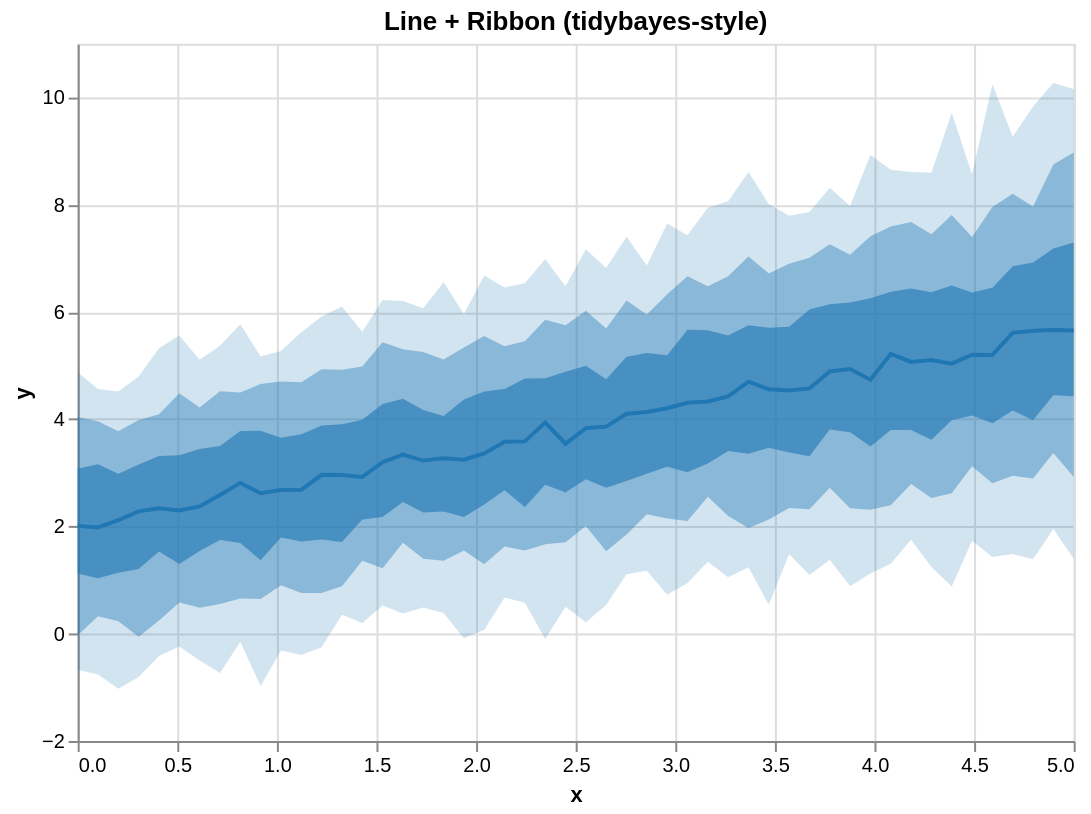

Write a Vega-Lite specification for this figure.
### Vega-Lite specification from a JSON file in a GitHub repository (floating-point values rounded to 4 significant figures)
{"$schema": "https://vega.github.io/schema/vega-lite/v5.json", "height": 350, "layer": [{"encoding": {"x": {"field": "x", "type": "quantitative"}, "y2": {"field": "hi_0_95_"}, "y": {"field": "lo_0_95_", "title": "y", "type": "quantitative"}}, "mark": {"line": false, "fill": "#1f77b4", "type": "area", "opacity": 0.2}}, {"encoding": {"x": {"field": "x", "type": "quantitative"}, "y2": {"field": "hi_0_8_"}, "y": {"field": "lo_0_8_", "title": "y", "type": "quantitative"}}, "mark": {"line": false, "fill": "#1f77b4", "type": "area", "opacity": 0.4}}, {"encoding": {"x": {"field": "x", "type": "quantitative"}, "y2": {"field": "hi_0_5_"}, "y": {"field": "lo_0_5_", "title": "y", "type": "quantitative"}}, "mark": {"line": false, "fill": "#1f77b4", "type": "area", "opacity": 0.6}}, {"encoding": {"x": {"field": "x", "type": "quantitative"}, "y": {"field": "__median__", "type": "quantitative"}}, "mark": {"color": "#1f77b4", "strokeWidth": 2, "type": "line"}}], "data": {"values": [{"lo_0_8_": -0.02956, "lo_0_95_": -0.67, "hi_0_8_": 4.044, "x": 0.0, "__median__": 2.011, "hi_0_5_": 3.079, "hi_0_95_": 4.874, "lo_0_5_": 1.126}, {"lo_0_8_": 0.3282, "lo_0_95_": -0.7582, "hi_0_8_": 3.964, "x": 0.102, "__median__": 1.982, "hi_0_5_": 3.163, "hi_0_95_": 4.563, "lo_0_5_": 1.037}, {"lo_0_8_": 0.2332, "lo_0_95_": -1.026, "hi_0_8_": 3.774, "x": 0.2041, "__median__": 2.119, "hi_0_5_": 2.983, "hi_0_95_": 4.516, "lo_0_5_": 1.136}, {"lo_0_8_": -0.05709, "lo_0_95_": -0.8054, "hi_0_8_": 3.986, "x": 0.3061, "__median__": 2.283, "hi_0_5_": 3.155, "hi_0_95_": 4.798, "lo_0_5_": 1.206}, {"lo_0_8_": 0.2453, "lo_0_95_": -0.4133, "hi_0_8_": 4.092, "x": 0.4082, "__median__": 2.339, "hi_0_5_": 3.313, "hi_0_95_": 5.323, "lo_0_5_": 1.532}, {"lo_0_8_": 0.5807, "lo_0_95_": -0.2377, "hi_0_8_": 4.487, "x": 0.5102, "__median__": 2.3, "hi_0_5_": 3.328, "hi_0_95_": 5.561, "lo_0_5_": 1.301}, {"lo_0_8_": 0.4828, "lo_0_95_": -0.4999, "hi_0_8_": 4.217, "x": 0.6122, "__median__": 2.375, "hi_0_5_": 3.444, "hi_0_95_": 5.108, "lo_0_5_": 1.542}, {"lo_0_8_": 0.5549, "lo_0_95_": -0.7337, "hi_0_8_": 4.521, "x": 0.7143, "__median__": 2.589, "hi_0_5_": 3.499, "hi_0_95_": 5.369, "lo_0_5_": 1.749}, {"lo_0_8_": 0.6554, "lo_0_95_": -0.1475, "hi_0_8_": 4.497, "x": 0.8163, "__median__": 2.813, "hi_0_5_": 3.779, "hi_0_95_": 5.771, "lo_0_5_": 1.691}, {"lo_0_8_": 0.6484, "lo_0_95_": -0.9746, "hi_0_8_": 4.655, "x": 0.9184, "__median__": 2.621, "hi_0_5_": 3.787, "hi_0_95_": 5.168, "lo_0_5_": 1.372}, {"lo_0_8_": 0.9026, "lo_0_95_": -0.3135, "hi_0_8_": 4.703, "x": 1.02, "__median__": 2.68, "hi_0_5_": 3.654, "hi_0_95_": 5.275, "lo_0_5_": 1.796}, {"lo_0_8_": 0.7598, "lo_0_95_": -0.3959, "hi_0_8_": 4.687, "x": 1.122, "__median__": 2.683, "hi_0_5_": 3.72, "hi_0_95_": 5.622, "lo_0_5_": 1.719}, {"lo_0_8_": 0.7604, "lo_0_95_": -0.2527, "hi_0_8_": 4.933, "x": 1.224, "__median__": 2.963, "hi_0_5_": 3.884, "hi_0_95_": 5.914, "lo_0_5_": 1.757}, {"lo_0_8_": 0.8875, "lo_0_95_": 0.3523, "hi_0_8_": 4.922, "x": 1.327, "__median__": 2.958, "hi_0_5_": 3.909, "hi_0_95_": 6.102, "lo_0_5_": 1.712}, {"lo_0_8_": 1.362, "lo_0_95_": 0.2012, "hi_0_8_": 4.985, "x": 1.429, "__median__": 2.925, "hi_0_5_": 3.992, "hi_0_95_": 5.629, "lo_0_5_": 2.13}, {"lo_0_8_": 1.224, "lo_0_95_": 0.5253, "hi_0_8_": 5.436, "x": 1.531, "__median__": 3.199, "hi_0_5_": 4.284, "hi_0_95_": 6.224, "lo_0_5_": 2.177}, {"lo_0_8_": 1.697, "lo_0_95_": 0.3773, "hi_0_8_": 5.305, "x": 1.633, "__median__": 3.342, "hi_0_5_": 4.382, "hi_0_95_": 6.203, "lo_0_5_": 2.458}, {"lo_0_8_": 1.397, "lo_0_95_": 0.4894, "hi_0_8_": 5.253, "x": 1.735, "__median__": 3.229, "hi_0_5_": 4.174, "hi_0_95_": 6.069, "lo_0_5_": 2.262}, {"lo_0_8_": 1.36, "lo_0_95_": 0.3857, "hi_0_8_": 5.116, "x": 1.837, "__median__": 3.271, "hi_0_5_": 4.06, "hi_0_95_": 6.553, "lo_0_5_": 2.279}, {"lo_0_8_": 1.551, "lo_0_95_": -0.08213, "hi_0_8_": 5.336, "x": 1.939, "__median__": 3.245, "hi_0_5_": 4.367, "hi_0_95_": 5.962, "lo_0_5_": 2.178}, {"lo_0_8_": 1.296, "lo_0_95_": 0.07713, "hi_0_8_": 5.551, "x": 2.041, "__median__": 3.361, "hi_0_5_": 4.515, "hi_0_95_": 6.679, "lo_0_5_": 2.412}, {"lo_0_8_": 1.626, "lo_0_95_": 0.6763, "hi_0_8_": 5.361, "x": 2.143, "__median__": 3.582, "hi_0_5_": 4.563, "hi_0_95_": 6.454, "lo_0_5_": 2.677}, {"lo_0_8_": 1.553, "lo_0_95_": 0.5762, "hi_0_8_": 5.454, "x": 2.245, "__median__": 3.587, "hi_0_5_": 4.758, "hi_0_95_": 6.537, "lo_0_5_": 2.365}, {"lo_0_8_": 1.669, "lo_0_95_": -0.09557, "hi_0_8_": 5.856, "x": 2.347, "__median__": 3.939, "hi_0_5_": 4.764, "hi_0_95_": 6.988, "lo_0_5_": 2.78}, {"lo_0_8_": 1.709, "lo_0_95_": 0.5022, "hi_0_8_": 5.751, "x": 2.449, "__median__": 3.543, "hi_0_5_": 4.884, "hi_0_95_": 6.48, "lo_0_5_": 2.635}, {"lo_0_8_": 2.007, "lo_0_95_": 0.2157, "hi_0_8_": 6.021, "x": 2.551, "__median__": 3.835, "hi_0_5_": 4.996, "hi_0_95_": 7.171, "lo_0_5_": 2.879}, {"lo_0_8_": 1.537, "lo_0_95_": 0.5366, "hi_0_8_": 5.692, "x": 2.653, "__median__": 3.863, "hi_0_5_": 4.746, "hi_0_95_": 6.819, "lo_0_5_": 2.721}, {"lo_0_8_": 1.851, "lo_0_95_": 1.111, "hi_0_8_": 6.215, "x": 2.755, "__median__": 4.102, "hi_0_5_": 5.167, "hi_0_95_": 7.402, "lo_0_5_": 2.849}, {"lo_0_8_": 2.229, "lo_0_95_": 1.176, "hi_0_8_": 5.954, "x": 2.857, "__median__": 4.134, "hi_0_5_": 5.237, "hi_0_95_": 6.868, "lo_0_5_": 2.985}, {"lo_0_8_": 2.151, "lo_0_95_": 0.7288, "hi_0_8_": 6.332, "x": 2.959, "__median__": 4.205, "hi_0_5_": 5.193, "hi_0_95_": 7.65, "lo_0_5_": 3.112}, {"lo_0_8_": 2.104, "lo_0_95_": 0.9446, "hi_0_8_": 6.664, "x": 3.061, "__median__": 4.306, "hi_0_5_": 5.668, "hi_0_95_": 7.429, "lo_0_5_": 3.011}, {"lo_0_8_": 2.556, "lo_0_95_": 1.345, "hi_0_8_": 6.478, "x": 3.163, "__median__": 4.331, "hi_0_5_": 5.658, "hi_0_95_": 7.943, "lo_0_5_": 3.173}, {"lo_0_8_": 2.195, "lo_0_95_": 1.052, "hi_0_8_": 6.665, "x": 3.265, "__median__": 4.425, "hi_0_5_": 5.561, "hi_0_95_": 8.067, "lo_0_5_": 3.41}, {"lo_0_8_": 1.972, "lo_0_95_": 1.242, "hi_0_8_": 7.034, "x": 3.367, "__median__": 4.7, "hi_0_5_": 5.751, "hi_0_95_": 8.608, "lo_0_5_": 3.355}, {"lo_0_8_": 2.128, "lo_0_95_": 0.5419, "hi_0_8_": 6.719, "x": 3.469, "__median__": 4.561, "hi_0_5_": 5.707, "hi_0_95_": 8.012, "lo_0_5_": 3.468}, {"lo_0_8_": 2.345, "lo_0_95_": 1.487, "hi_0_8_": 6.898, "x": 3.571, "__median__": 4.535, "hi_0_5_": 5.726, "hi_0_95_": 7.795, "lo_0_5_": 3.381}, {"lo_0_8_": 2.323, "lo_0_95_": 1.095, "hi_0_8_": 7.013, "x": 3.673, "__median__": 4.574, "hi_0_5_": 6.045, "hi_0_95_": 7.864, "lo_0_5_": 3.311}, {"lo_0_8_": 2.723, "lo_0_95_": 1.381, "hi_0_8_": 7.261, "x": 3.776, "__median__": 4.893, "hi_0_5_": 6.146, "hi_0_95_": 8.315, "lo_0_5_": 3.808}, {"lo_0_8_": 2.338, "lo_0_95_": 0.8875, "hi_0_8_": 7.065, "x": 3.878, "__median__": 4.936, "hi_0_5_": 6.175, "hi_0_95_": 7.976, "lo_0_5_": 3.757}, {"lo_0_8_": 2.31, "lo_0_95_": 1.126, "hi_0_8_": 7.413, "x": 3.98, "__median__": 4.736, "hi_0_5_": 6.257, "hi_0_95_": 8.928, "lo_0_5_": 3.49}, {"lo_0_8_": 2.396, "lo_0_95_": 1.303, "hi_0_8_": 7.592, "x": 4.082, "__median__": 5.219, "hi_0_5_": 6.376, "hi_0_95_": 8.654, "lo_0_5_": 3.8}, {"lo_0_8_": 2.792, "lo_0_95_": 1.753, "hi_0_8_": 7.677, "x": 4.184, "__median__": 5.068, "hi_0_5_": 6.439, "hi_0_95_": 8.608, "lo_0_5_": 3.802}, {"lo_0_8_": 2.532, "lo_0_95_": 1.246, "hi_0_8_": 7.449, "x": 4.286, "__median__": 5.106, "hi_0_5_": 6.369, "hi_0_95_": 8.597, "lo_0_5_": 3.619}, {"lo_0_8_": 2.619, "lo_0_95_": 0.8799, "hi_0_8_": 7.809, "x": 4.388, "__median__": 5.037, "hi_0_5_": 6.494, "hi_0_95_": 9.717, "lo_0_5_": 3.983}, {"lo_0_8_": 3.123, "lo_0_95_": 1.732, "hi_0_8_": 7.4, "x": 4.49, "__median__": 5.202, "hi_0_5_": 6.361, "hi_0_95_": 8.561, "lo_0_5_": 4.068}, {"lo_0_8_": 2.808, "lo_0_95_": 1.433, "hi_0_8_": 7.957, "x": 4.592, "__median__": 5.199, "hi_0_5_": 6.454, "hi_0_95_": 10.25, "lo_0_5_": 3.925}, {"lo_0_8_": 2.947, "lo_0_95_": 1.487, "hi_0_8_": 8.202, "x": 4.694, "__median__": 5.611, "hi_0_5_": 6.851, "hi_0_95_": 9.266, "lo_0_5_": 4.162}, {"lo_0_8_": 2.893, "lo_0_95_": 1.389, "hi_0_8_": 7.965, "x": 4.796, "__median__": 5.648, "hi_0_5_": 6.923, "hi_0_95_": 9.83, "lo_0_5_": 3.982}, {"lo_0_8_": 3.37, "lo_0_95_": 1.955, "hi_0_8_": 8.75, "x": 4.898, "__median__": 5.665, "hi_0_5_": 7.185, "hi_0_95_": 10.27, "lo_0_5_": 4.448}, {"lo_0_8_": 2.922, "lo_0_95_": 1.399, "hi_0_8_": 8.976, "x": 5.0, "__median__": 5.656, "hi_0_5_": 7.296, "hi_0_95_": 10.16, "lo_0_5_": 4.428}]}, "title": "Line + Ribbon (tidybayes-style)", "width": 500}
